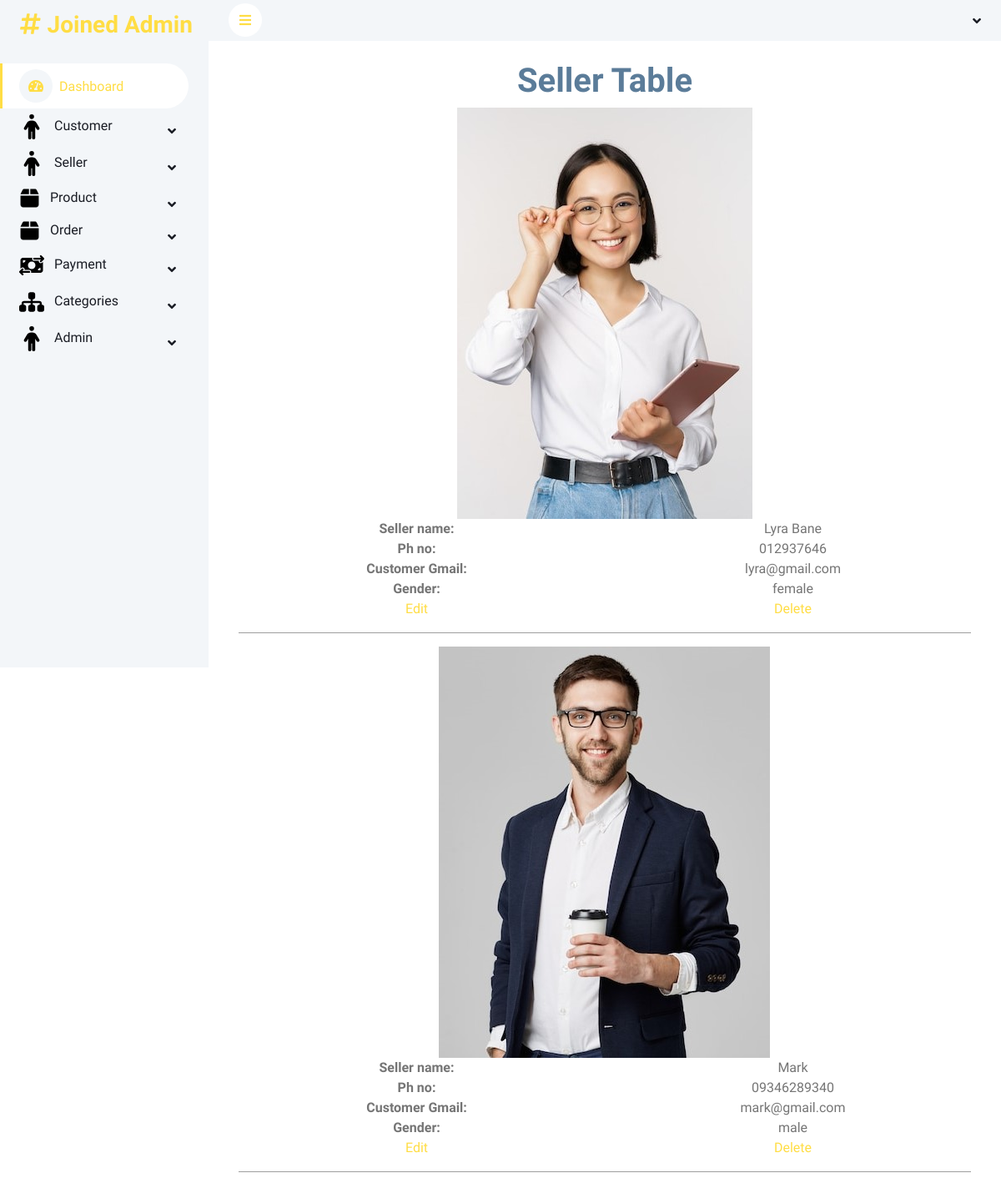
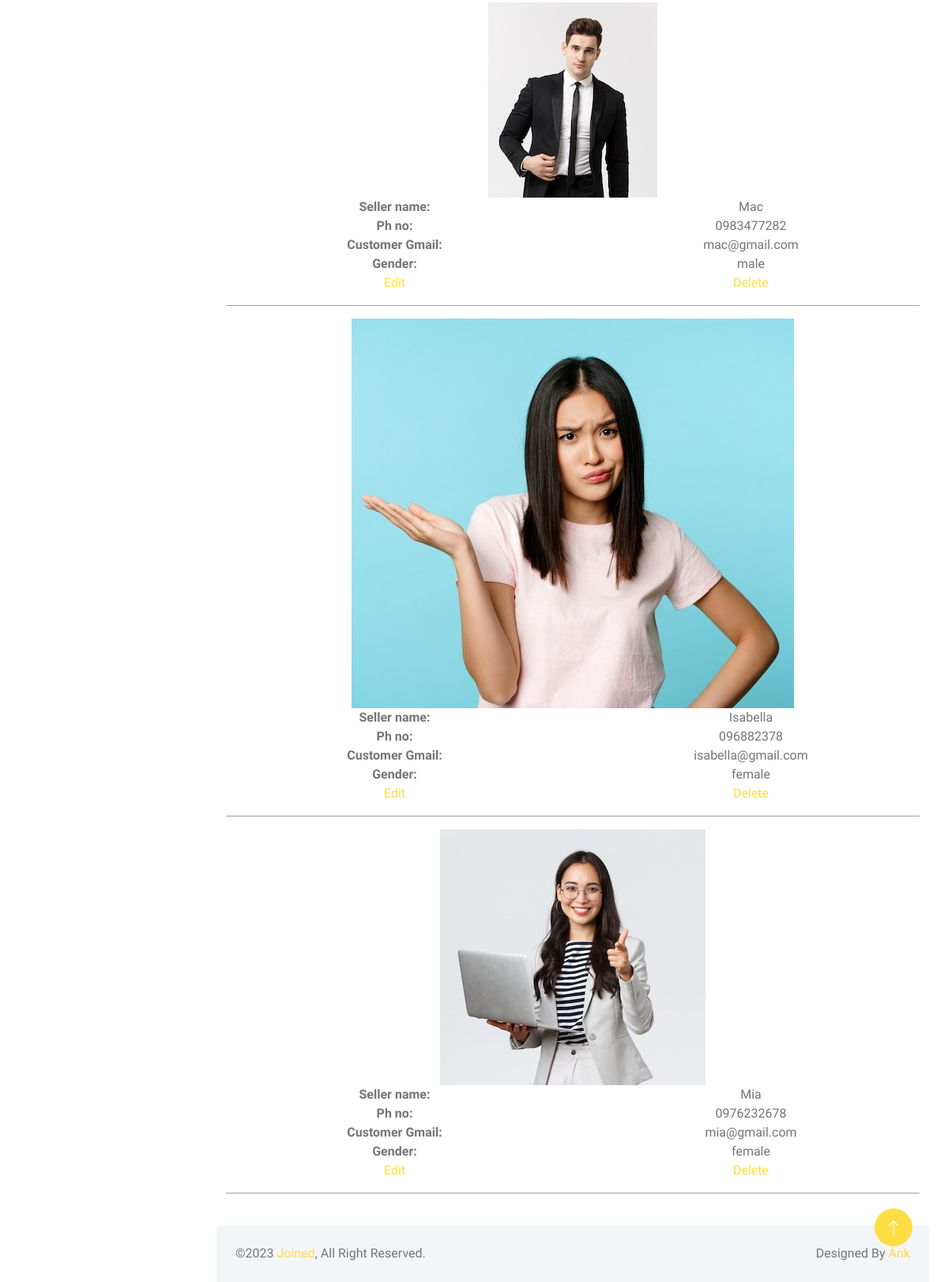
Screenshot of /admin/sellerTable.php (signed in) with the database file from the repository (2 pictures, top to bottom).
### tables this page shows
CREATE TABLE `seller` (
  `seller_id` int(11) NOT NULL,
  `name` varchar(50) NOT NULL,
  `phone` varchar(20) NOT NULL,
  `address` varchar(100) NOT NULL,
  `imgfile` varchar(100) NOT NULL,
  `gmail` varchar(40) NOT NULL,
  `gender` varchar(7) NOT NULL,
  `bankname` varchar(10) NOT NULL,
  `bankno` varchar(15) NOT NULL,
  `createdate` timestamp NOT NULL DEFAULT current_timestamp(),
  `status` int(2) NOT NULL
);

### admin/sellerTable.php (the view, shortened to what this page needs)
<?php
include("header.php");
include("include/config.php");
?>
<div class="container-fluid pt-4 px-4">
    <h1 style="text-align: center;color:  #5b7c99;">Seller Table</h1>
    <div style="text-align: center;" class="container tabletwo">
        <?php
        $query = "SELECT * FROM seller WHERE status='1'";
        $sel = mysqli_query($db, $query);
        while ($seller = mysqli_fetch_array($sel)) {
        ?>
            <div class="col-8" style="margin: 0 auto !important;">
                <img class="img-fluid" src="newimgs/<?php echo $seller["imgfile"];   ?>" alt="Customer img">
            </div>
            <div class="row">
                <div style="font-weight:bold;" class="col">
                    Seller name:
                </div>
                <div class="col">
                    <?php echo $seller["name"]   ?>
                </div>
            </div>
            <div class="row">
                <div style="font-weight:bold;" class="col">
                    Ph no:
                </div>
                <div class="col">
                    <?php echo $seller["phone"]   ?>
                </div>
            </div>
            <div class="row">
                <div style="font-weight:bold;" class="col">
                    Customer Gmail:
                </div>
                <div class="col">
                    <?php echo $seller["gmail"]   ?>
                </div>
            </div>
            <div class="row">
                <div style="font-weight:bold;" class="col">
                    Gender:
                </div>
                <div class="col">
                    <?php echo $seller["gender"]   ?>
                </div>
            </div>
            <div class="row">
                <div class="col">
                    <a href="selEdit.php?transfer=<?php echo $seller['seller_id']; ?>">Edit</a>
                </div>
                <div class="col">
                    <a href="selDel.php?pass=<?php echo $seller['seller_id']; ?>">Delete</a>
                </div>
            </div>
            <hr style="opacity: 0.7;">
        <?php
        };
        ?>
    </div>
</div>
<?php
include("footer.php");
?>

### admin/css/style.css (style rules this page uses)
:root { --primary: #ffdd44; --light: #F3F6F9; --dark: #191C24; }
.tabletwo { display: none ; }
@media (min-width: 0px) and (max-width: 1200px) { .tabletwo { display: block; } }

### rows the page displays
seller: imgfile (picture), name "Lyra Bane", phone "012937646", gmail "lyra@gmail.com", gender "female"
seller: imgfile (picture), name "Mark", phone "09346289340", gmail "mark@gmail.com", gender "male"
seller: imgfile (picture), name "Mac", phone "0983477282", gmail "mac@gmail.com", gender "male"
seller: imgfile (picture), name "Isabella", phone "096882378", gmail "isabella@gmail.com", gender "female"
seller: imgfile (picture), name "Mia", phone "0976232678", gmail "mia@gmail.com", gender "female"
